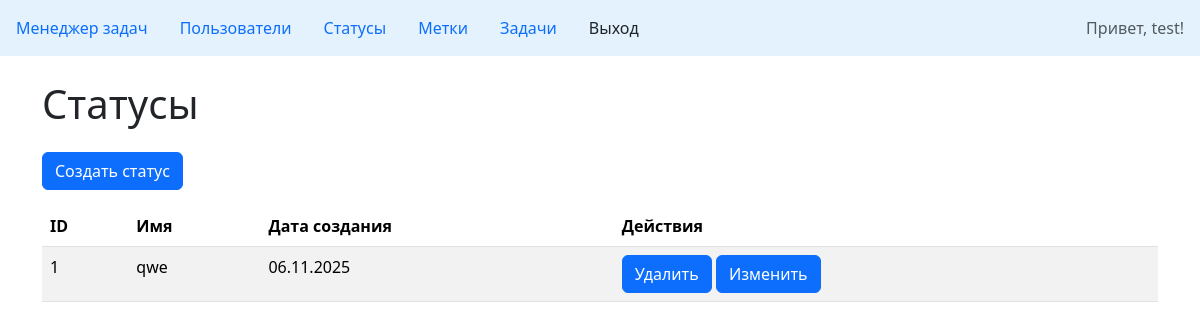
The page /statuses/ (signed in) on the database its author committed.
### task_manager/users/models.py (models this page shows, shortened)
class User(AbstractUser):
    first_name = models.CharField(
        max_length=150,
        blank=False,
        verbose_name=_('First Name')
    )
    last_name = models.CharField(
        max_length=150,
        blank=False,
        verbose_name=_('Last Name')
    )
    USERNAME_FIELD = 'username'

### task_manager/statuses/models.py (models this page shows, shortened)
class Status(models.Model):
    name = models.CharField(
        max_length=255,
        blank=False,
        verbose_name=_('Name'),
        unique=True,
        error_messages={
            'unique': _('This status with this name already exists. '
                        'Please choose another name.'),
        }
    )
    created_at = models.DateTimeField(auto_now_add=True)
    class Meta:
        verbose_name = _('Status')
        verbose_name_plural = _('Statuses')

### task_manager/statuses/views.py (the view)
# urls.py: path('', views.StatusListView.as_view(), name='index'),
class StatusListView(CustomLoginRequiredMixin, ListView):
    model = Status
    template_name = 'statuses/status.html'
    context_object_name = 'statuses'
    ordering = ['id']

### task_manager/templates/statuses/status.html
{% extends "base.html" %}
{% block content %}
<h1>Статусы</h1>
<a class="btn btn-primary w-10 mt-3" href="{% url 'statuses:create' %}">Создать статус</a>
<table class="table table-striped mt-3">
    <thead>
    <tr>
        <th>ID</th>
        <th>Имя</th>
        <th>Дата создания</th>
        <th>Действия</th>
    </tr>
    </thead>
    <tbody>
    {% for status in statuses %}
    <tr>
        <td>{{ status.id }}</td>
        <td>{{ status.name }}</td>
        <td>{{ status.created_at|date:"d.m.Y" }}</td>
        <td class="">
            <a class="btn btn-primary" href="{% url 'statuses:delete' status.id%}" role="button">Удалить</a>
            <a class="btn btn-primary" href="{% url 'statuses:update' status.id %}" role="button">Изменить</a>
        </td>
    </tr>
    </tbody>
    {% endfor %}
</table>
{% endblock %}

### task_manager/templates/base.html (shortened to what this page needs)
{% load django_bootstrap5 %}
<!DOCTYPE html>
<html lang="ru">
<head>
  {% bootstrap_css %}
</head>
<body >
<nav class="navbar" style="background-color: #e3f2fd;" data-bs-theme="light">
  <ul class="nav justify-content-end">
    <li class="nav-item">
      <a class="nav-link active" aria-current="page" href="{% url 'index' %}">Менеджер задач</a>
    </li>
    <li class="nav-item">
      <a class="nav-link" href="{% url 'users:index' %}">Пользователи</a>
    </li>
    {% if user.is_authenticated %}
    <li class="nav-item">
      <a class="nav-link" href="{% url 'statuses:index' %}">Статусы</a>
    </li>
     <li class="nav-item">
      <a class="nav-link" href="{% url 'labels:index' %}">Метки</a>
    </li>
    <li class="nav-item">
      <a class="nav-link" href="{% url 'tasks:index' %}">Задачи</a>
    </li>
     <li class="nav-item">
     <form method="post" action="{% url 'logout' %}" style="display: inline;">
    <button type="submit" class="nav-link" style="background: none; border: none; cursor: pointer; color: inherit;">Выход</button>
</form>
    </li>
{% endif %}
  </ul>
  {% if user.is_authenticated %}
<ul class="nav justify-content-end">
  <li class="nav-item">
    <a class="nav-link disabled" aria-disabled="true">Привет, {{ user.username }}!</a>
    </li>
  </ul>
 {% endif %}
</nav>
<div class="container mt-4">
  {% block content %}
  {% endblock %}
</div>
</body>
</html>

### rows shown on the page
User: username "test"
Status: id "1", name "qwe", created_at "06.11.2025"
